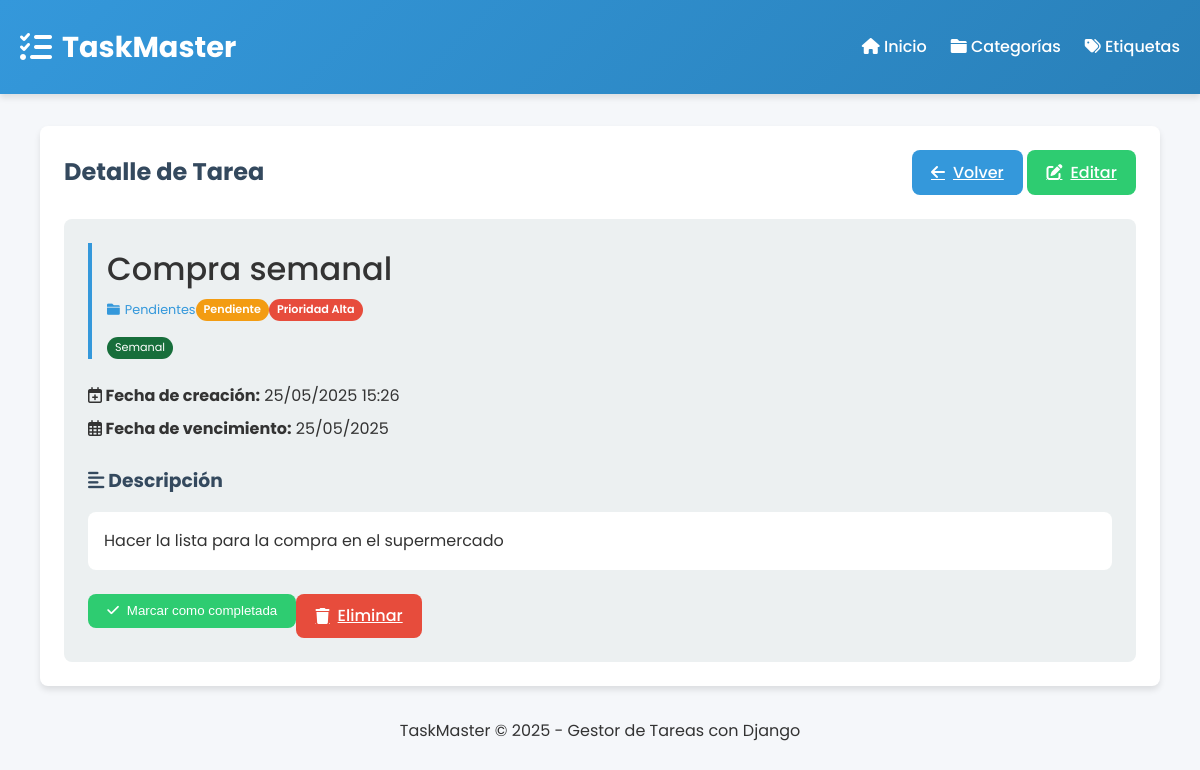
Screenshot of /tasks/tarea/1/ with the database file from the repository.
### tasks/models.py (models this page shows, shortened)
class Tarea(models.Model):
    PRIORIDAD_CHOICES = (
        (1, 'Baja'),
        (2, 'Media'),
        (3, 'Alta'),
    )
    titulo = models.CharField(max_length=100)
    descripcion = models.TextField(blank=True, null=True)
    fecha_creacion = models.DateTimeField(default=timezone.now)
    fecha_vencimiento = models.DateField(blank=True, null=True)
    completada = models.BooleanField(default=False)
    prioridad = models.IntegerField(choices=PRIORIDAD_CHOICES, default=1)
    categoria = models.ForeignKey(Categoria, on_delete=models.CASCADE, related_name='tareas')
    etiquetas = models.ManyToManyField(Etiqueta, blank=True, related_name='tareas')
    class Meta:
        verbose_name = 'Tarea'
        verbose_name_plural = 'Tareas'
        ordering = ['-fecha_creacion']

class Categoria(models.Model):
    nombre = models.CharField(max_length=50)
    descripcion = models.CharField(max_length=200, blank=True, null=True)
    color = models.CharField(max_length=20, default='#3498db')
    fecha_creacion = models.DateTimeField(default=timezone.now)
    class Meta:
        verbose_name = 'Categoría'
        verbose_name_plural = 'Categorías'
        ordering = ['nombre']

class Etiqueta(models.Model):
    nombre = models.CharField(max_length=50, unique=True)
    color = models.CharField(max_length=20, default='#2ecc71')
    class Meta:
        verbose_name = 'Etiqueta'
        verbose_name_plural = 'Etiquetas'
        ordering = ['nombre']

### tasks/views.py (the view)
# urls.py: path('tarea/<int:tarea_id>/', views.tarea_detail, name='tarea_detail'),
def tarea_detail(request, tarea_id):
    tarea = get_object_or_404(Tarea, id=tarea_id)
    context = {
        'tarea': tarea,
    }
    return render(request, 'tasks/tarea_detail.html', context)

### tasks/templates/tasks/tarea_detail.html (shortened to what this page needs)
{% extends 'tasks/base.html' %}
{% block content %}
<div class="container">
    <div class="content">
        <div class="content-header">
            <h2 class="content-title">Detalle de Tarea</h2>
            <div>
                <a href="{% url 'tasks:index' %}" class="btn btn-primary">
                    <i class="fas fa-arrow-left"></i> Volver
                </a>
                <a href="{% url 'tasks:tarea_update' tarea.id %}" class="btn btn-success">
                    <i class="fas fa-edit"></i> Editar
                </a>
            </div>
        </div>
        <div class="task-detail">
            <div class="task-header" style="border-left: 4px solid {{ tarea.categoria.color }}; padding-left: 15px;">
                <h1 class="task-title {% if tarea.completada %}completed{% endif %}">{{ tarea.titulo }}</h1>
                <div class="task-meta">
                    <span class="task-category" style="color: {{ tarea.categoria.color }}">
                        <i class="fas fa-folder"></i> {{ tarea.categoria.nombre }}
                    </span>
                    <span class="task-status">
                        {% if tarea.completada %}
                        <span class="priority priority-low">Completada</span>
                        {% else %}
                        <span class="priority priority-medium">Pendiente</span>
                        {% endif %}
                    </span>
                    <span class="task-priority">
                        {% if tarea.prioridad == 1 %}
                        <span class="priority priority-low">Prioridad Baja</span>
                        {% elif tarea.prioridad == 2 %}
                        <span class="priority priority-medium">Prioridad Media</span>
                        {% else %}
                        <span class="priority priority-high">Prioridad Alta</span>
                        {% endif %}
                    </span>
                </div>
                {% if tarea.etiquetas.all %}
                <div class="task-tags mt-2">
                    {% for etiqueta in tarea.etiquetas.all %}
                    <span class="task-tag" style="background-color: {{ etiqueta.color }}">
                        {{ etiqueta.nombre }}
                    </span>
                    {% endfor %}
                </div>
                {% endif %}
            </div>
            <div class="task-dates mt-3">
                <div>
                    <strong><i class="far fa-calendar-plus"></i> Fecha de creación:</strong>
                    {{ tarea.fecha_creacion|date:"d/m/Y H:i" }}
                </div>
                {% if tarea.fecha_vencimiento %}
                <div class="mt-1">
                    <strong><i class="far fa-calendar-alt"></i> Fecha de vencimiento:</strong>
                    {{ tarea.fecha_vencimiento|date:"d/m/Y" }}
                </div>
                {% endif %}
            </div>
            <div class="task-description mt-3">
                <h3><i class="fas fa-align-left"></i> Descripción</h3>
                <div class="description-content mt-2">
                    {% if tarea.descripcion %}
                    <p>{{ tarea.descripcion }}</p>
                    {% else %}
                    <p class="text-muted">Sin descripción</p>
                    {% endif %}
                </div>
            </div>
            <div class="task-actions mt-3">
                <form action="{% url 'tasks:tarea_toggle_complete' tarea.id %}" method="POST" class="d-inline">
                    <button type="submit" class="btn {% if tarea.completada %}btn-warning{% else %}btn-success{% endif %}">
                        {% if tarea.completada %}
                        <i class="fas fa-times"></i> Marcar como pendiente
                        {% else %}
                        <i class="fas fa-check"></i> Marcar como completada
                        {% endif %}
                    </button>
                </form>
                <a href="{% url 'tasks:tarea_delete' tarea.id %}" class="btn btn-danger">
                    <i class="fas fa-trash"></i> Eliminar
                </a>
            </div>
        </div>
    </div>
</div>
{% endblock %}

### tasks/static/tasks/css/style.css (style rules this page uses)
:root { --primary-color: #3498db; --secondary-color: #2ecc71; --danger-color: #e74c3c; --warning-color: #f39c12; --dark-color: #34495e; --light-color: #ecf0f1; --shadow: 0 4px 6px rgba(0, 0, 0, 0.1); --border-radius: 8px; --transition: all 0.3s ease; }
* { margin: 0; padding: 0; box-sizing: border-box; }
body { font-family: 'Poppins', sans-serif; background-color: #f5f7fa; color: #333; line-height: 1.6; }
.container { max-width: 1200px; margin: 0 auto; padding: 0 20px; }
.content { background-color: white; border-radius: var(--border-radius); padding: 1.5rem; box-shadow: var(--shadow); }
.content-header { display: flex; justify-content: space-between; align-items: center; margin-bottom: 1.5rem; }
.content-title { font-size: 1.5rem; color: var(--dark-color); }
.btn { padding: 0.6rem 1.2rem; border: none; border-radius: var(--border-radius); cursor: pointer; font-weight: 500; transition: var(--transition); display: inline-flex; align-items: center; }
.btn i { margin-right: 8px; }
.btn-primary { background-color: var(--primary-color); color: white; }
.btn-success { background-color: var(--secondary-color); color: white; }
.btn-danger { background-color: var(--danger-color); color: white; }
.task-title { font-weight: 500; margin-bottom: 5px; }
.task-meta { display: flex; font-size: 0.8rem; color: #7f8c8d; }
.task-category { display: flex; align-items: center; }
.task-category i { margin-right: 5px; color: var(--primary-color); }
.task-tags { display: flex; margin-top: 5px; }
.task-tag { font-size: 0.7rem; padding: 2px 8px; border-radius: 20px; margin-right: 5px; background-color: var(--secondary-color); color: white; }
.task-actions { display: flex; }
.mt-1 { margin-top: 0.5rem; }
.mt-2 { margin-top: 1rem; }
.mt-3 { margin-top: 1.5rem; }
.priority { display: inline-block; padding: 2px 8px; border-radius: 20px; font-size: 0.7rem; font-weight: 600; }
.priority-medium { background-color: var(--warning-color); color: white; }
.priority-high { background-color: var(--danger-color); color: white; }
.task-detail { padding: 1.5rem; background-color: var(--light-color); border-radius: var(--border-radius); }
.task-header { margin-bottom: 1.5rem; }
.task-description h3 { color: var(--dark-color); margin-bottom: 0.5rem; }
.description-content { background-color: white; padding: 1rem; border-radius: var(--border-radius); }

### rows the page displays
Tarea: titulo "Compra semanal", categoria.nombre "Pendientes", fecha_creacion "25/05/2025 15:26", fecha_vencimiento "25/05/2025", descripcion "Hacer la lista para la compra en el supermercado"
Etiqueta: nombre "Semanal"
